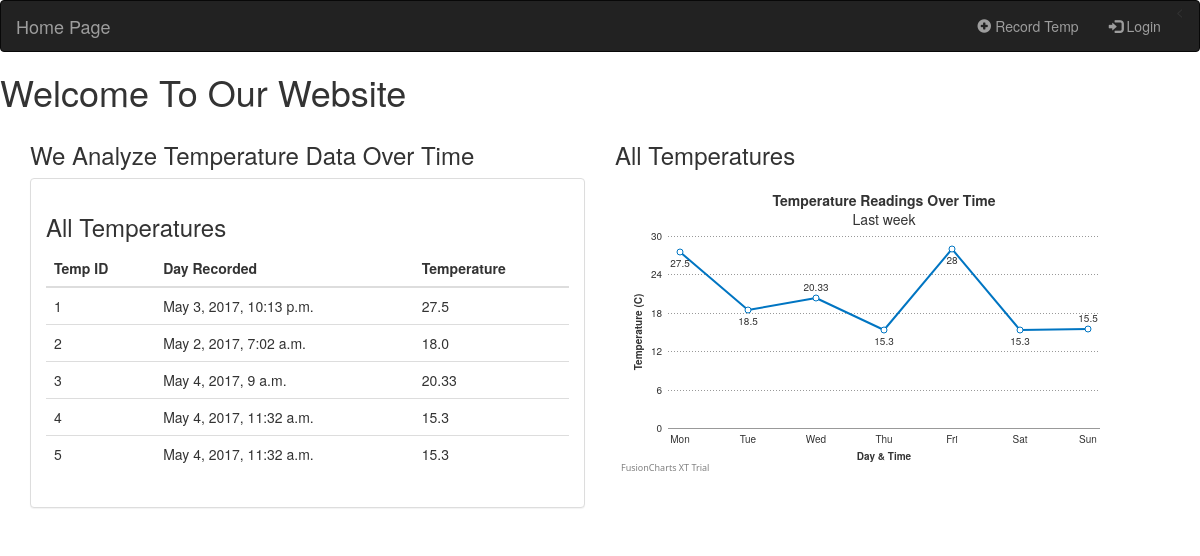
Page /temp/ on the earlier database version.
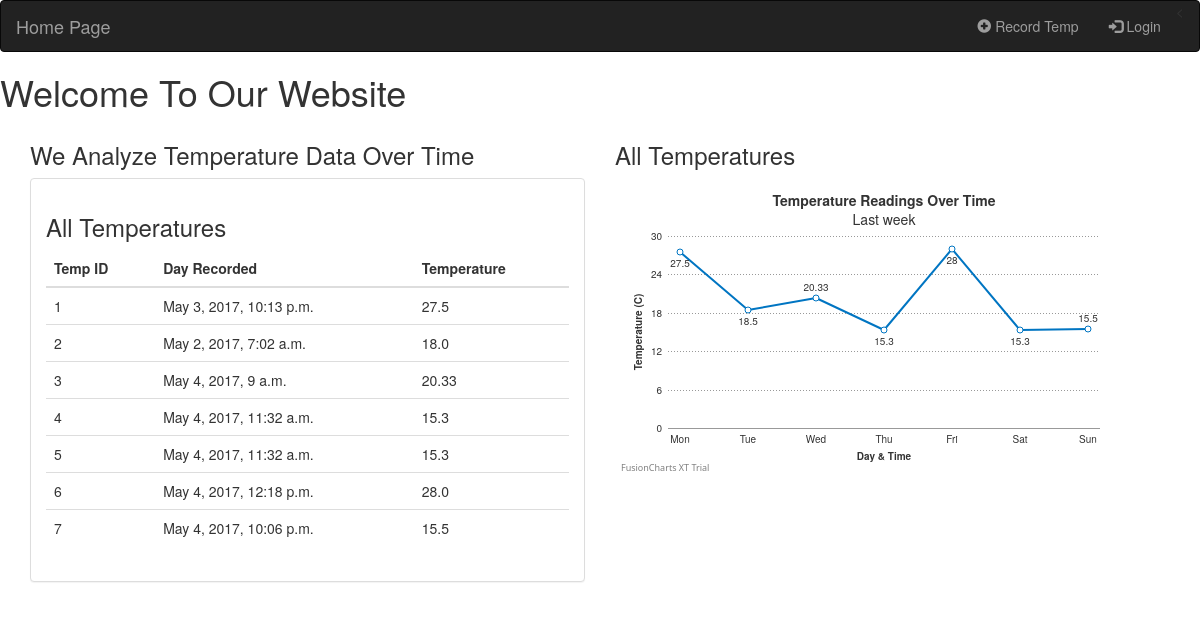
Same page on the later database version.
### Temperature/models.py (models this page shows, shortened)
class TempData(models.Model):
    temp = models.FloatField()
    date_time = models.DateTimeField()

### Temperature/views.py (the view)
class IndexView(generic.ListView):
    template_name = 'index.html'
    context_object_name = 'all_data'
    def get_queryset(self):
        return TempData.objects.all

### Temperature/templates/index.html (shortened to what this page needs)
<!DOCTYPE html>
<html lang="en">
<head>
		{% load staticfiles %}
		<link rel="stylesheet" href="http://maxcdn.bootstrapcdn.com/bootstrap/3.3.5/css/bootstrap.min.css">
</head>
	<body>
		<nav class="navbar navbar-inverse">
		<div class="container-fluid">
			<a class="navbar-brand" href="{% url 'Temperature:index' %}" >Home Page</a>
			<div class="collapse navbar-collapse" id="topNavBar">
				<ul class="nav navbar-nav navbar-right">
					<li class="">
						<a href="{% url 'Temperature:record-temp' %}">
							<span class="glyphicon glyphicon-plus-sign" aria-hidden="true"></span>&nbsp;Record Temp
						</a>
					</li>
					<<li>
						<a href="#">
							<span class="glyphicon glyphicon-log-in" aria-hidden="true"></span>&nbsp;Login
						</a>
					</li>
				</ul>
			</div>
		</div>
		</nav>
		<h1>Welcome To Our Website</h1>
		<div class="container container-fluid">
		<div class="row">
			<div class="col-lg-6">
			<h3>We Analyze Temperature Data Over Time</h3>
				<div class="panel panel-default">
					<div class="panel-body">
						<h3>All Temperatures</h3>
						<table class="table table-hover">
							<thead>
								<tr>
									<th>Temp ID</th>
									<th>Day Recorded</th>
									<th>Temperature</th>
								</tr>
							</thead>
							<tbody>
								{% for data in all_data %}
								<tr>
									<td>{{ data.id }}</td>
									<td>{{ data.date_time}}</td>
									<td>{{ data.temp}}</td>
								</tr>
								{% endfor %}
							</tbody>
						</table>
					</div>
				</div>
			</div>
			<div class="col-lg-6">
				<h3>All Temperatures</h3>
				<div id="chart-container">{{ output|safe }}</div>
			</div>
		</div>
		</div>
	</body>

Differences in the rows shown:
added TempData: id "6", date_time "May 4, 2017, 12:18 p.m.", temp "28.0"
added TempData: id "7", date_time "May 4, 2017, 10:06 p.m.", temp "15.5"
